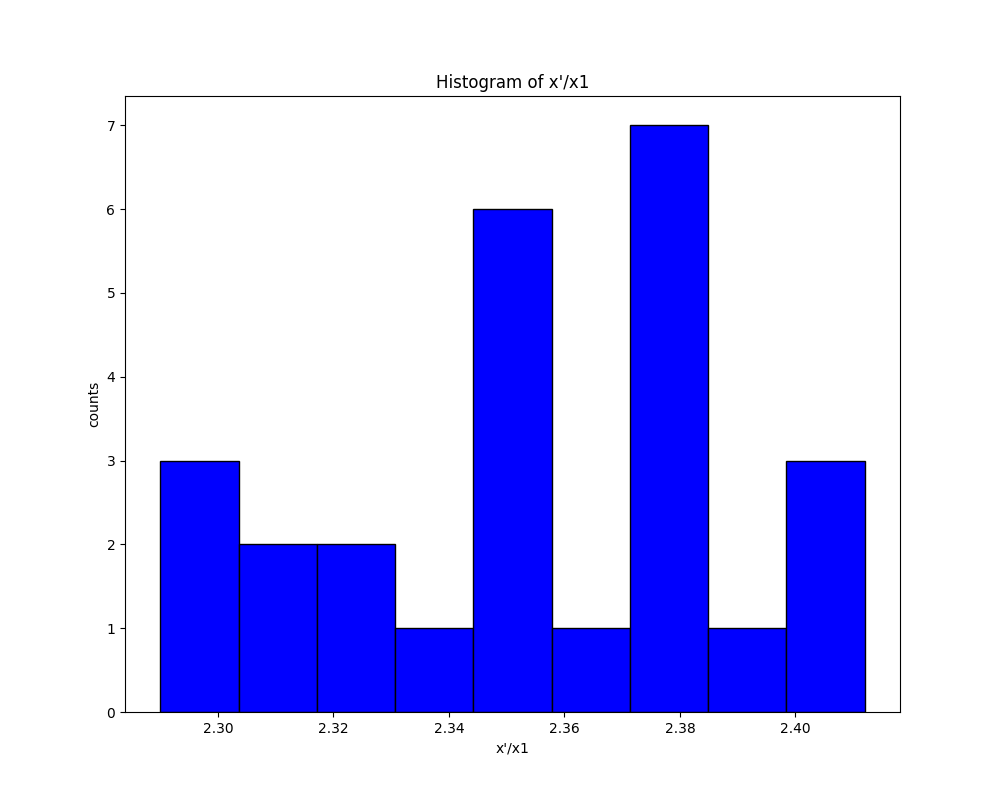

Recreate this plot in Python.
import numpy as np
import matplotlib.pyplot as plt
x = np.loadtxt("x.txt", skiprows=1 , unpack=True)
avg_x = np.average(x)
print("The average x is: %6.3f" % avg_x)
std1_x = np.std(x)
print("The population standard deviation x is: %6.3f" % std1_x)
std2_x = np.std(x, ddof=1)
print("The sample standard deviation x is: %6.3f" % std2_x)
mean = std1_x
sd = std2_x
ratio = x
plt.figure(1, figsize = (10,8))      
plt.hist(ratio, bins=9, color='blue', edgecolor ='black')
plt.title('Histogram of x\'/x1')
plt.xlabel('x\'/x1')
plt.ylabel('counts')
plt.savefig('x.png')
plt.show()
ratio_one_sd = np.logical_and(ratio>=(mean-sd), ratio<=(mean+sd))
ratio_two_sd = np.logical_and(ratio>=(mean-2*sd), ratio<=(mean+2*sd))
fraction1 = len(ratio[~ratio_one_sd])/len(ratio)
fraction2 = len(ratio[~ratio_two_sd])/len(ratio)
print("The fraction of measurements outside the range average +/- ONE \
standard deviation is: {0:.2%}".format(fraction1))
print("The fraction of measurements outside the range average +/- TWO \
standard deviation is: {0:.2%}".format(fraction2))
